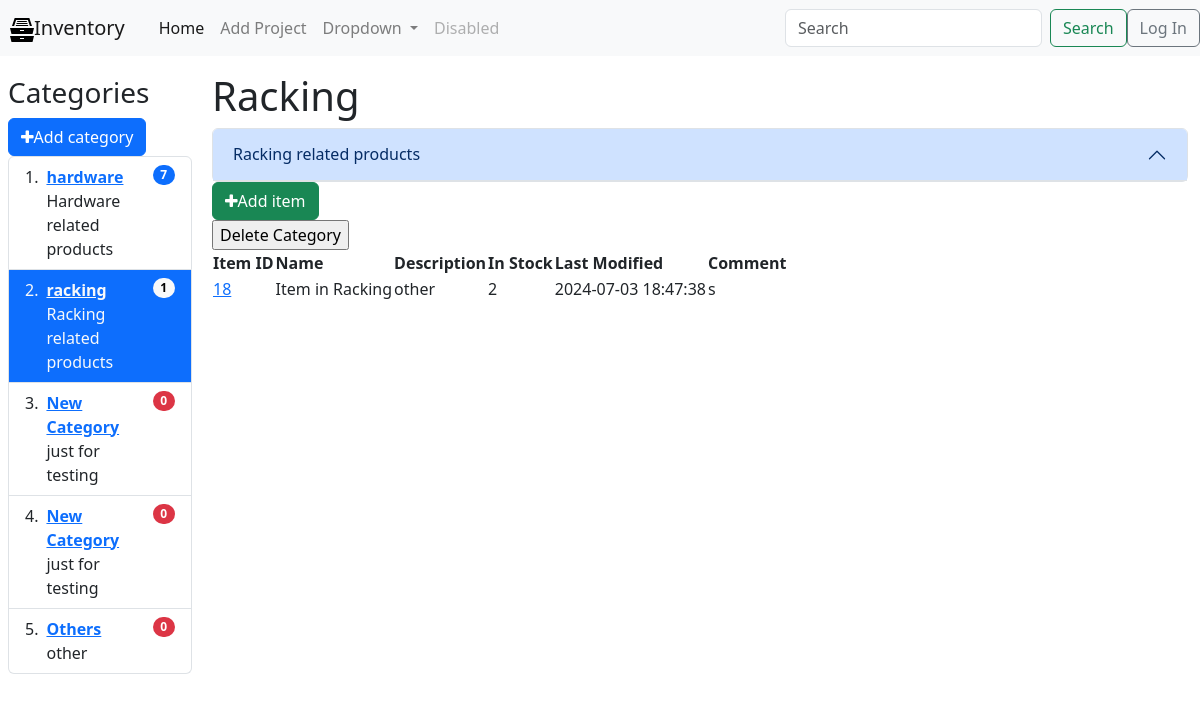
The app's page /category/2/, older data.
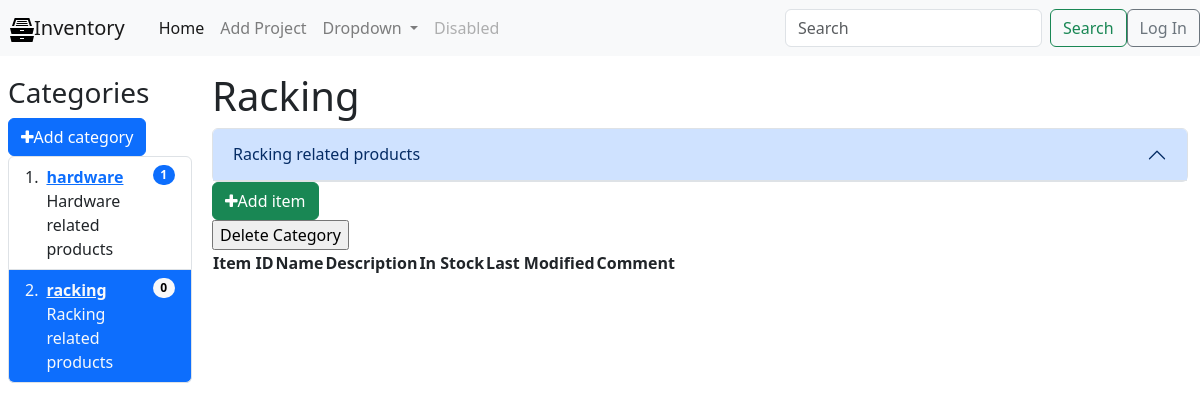
The same page, newer data.
### tables this page shows
CREATE TABLE categories (
  id INTEGER PRIMARY KEY AUTOINCREMENT,
  name VARCHAR(255),
  description TEXT NOT NULL DEFAULT '',
  comment TEXT DEFAULT NULL,
  datetime_added TIMESTAMP DEFAULT CURRENT_TIMESTAMP,
  last_modified TIMESTAMP DEFAULT CURRENT_TIMESTAMP
);

CREATE TABLE products (
  id INTEGER PRIMARY KEY AUTOINCREMENT,
  id_category INTEGER NOT NULL DEFAULT 0,
  name VARCHAR(255),
  description TEXT NOT NULL DEFAULT '',
  instock INTEGER NOT NULL DEFAULT 0,
  comment TEXT NOT NULL DEFAULT '',
  visible INT(1) NOT NULL,
  datetime_added TIMESTAMP DEFAULT CURRENT_TIMESTAMP,
  last_modified TIMESTAMP DEFAULT CURRENT_TIMESTAMP
);

### main.py (the view)
@app.route('/category/<int:id>/', methods=('GET', 'POST'))
def category(id):
    conn = get_db_connection()
    cur = conn.cursor()
    cur.execute("SELECT * FROM products WHERE id_category = ?", (id, ))
    products = cur.fetchall()
    conn.close()
    category_info = get_category(id)
    return render_template('category.html',
                           title=category_info['name'],
                           products=products,
                           category_info=category_info,
                           categories=get_categories_ls())

### main.py (called while the page is built)
def get_db_connection():
    conn = sqlite3.connect('database.db')
    conn.row_factory = sqlite3.Row
    return conn

def get_categories_ls():
    conn = get_db_connection()
    cur = conn.cursor()
    cur.execute(
        "SELECT c.id AS id, c.name AS name, c.description AS description, c.comment AS comment, COUNT(p.id) AS products_count FROM categories c LEFT JOIN products p ON c.id = p.id_category GROUP BY c.id, c.name"
    )
    categories = cur.fetchall()
    conn.close()
    return categories

def get_category(id):
    conn = get_db_connection()
    cur = conn.cursor()
    cur.execute("SELECT * FROM categories WHERE id = ?", (id, ))
    category = cur.fetchone()
    conn.close()
    return category

### templates/category.html (shortened to what this page needs)
{% extends 'base.html' %}
{% block content %}
    <h1 style="text-transform: capitalize">{{ title }}</h1>
    <div class="accordion" id="accordionExample">
      <div class="accordion-item">
        <h2 class="accordion-header">
          <button class="accordion-button" type="button" data-bs-toggle="collapse" data-bs-target="#collapseOne" aria-expanded="false" aria-controls="collapseOne">
            {{ category_info['description'] }}
          </button>
        </h2>
      </div>
    </div>
    <div id="toolbar">
      <a href="/addproduct/"><button type="button" class="btn btn-success"><i class="fa fa-plus"></i>Add item</button></a>
      <form action="{{ url_for('deleteCategory', id=category_info['id']) }}" method="POST">
          <input type="submit" value="Delete Category"
                  onclick="return confirm('this will delete recursively all the items in this category')">
      </form>
    </div>
    <table
      id="main_table"
       data-toggle="table">
      <thead>
        <tr>
          <th>Item ID</th>
          <th>Name</th>
            <th>Description</th>
            <th>In Stock</th>
            <th>Last Modified</th>
            <th>Comment</th>
        </tr>
      </thead>
      <tbody>
          {% for product in products %}
        <tr>
          <td><a href="{{ url_for('displayInfo', id=product['id']) }}">{{ product['id'] }}</a></td>
            <td>{{ product['name'] }}</td>
            <td>{{ product['description'] }}</td>
            <td>{{ product['instock'] }}</td>
            <td>{{ product['last_modified'] }}</td>
            <td>{{ product['comment'] }}</td>
        </tr>
          {% endfor %}
      </tbody>
    </table>
{% endblock %}

### templates/base.html (shortened to what this page needs)
<!DOCTYPE html>
<html lang="en">
  <head>
      <link rel="stylesheet" href="{{ url_for('static', filename='font-awesome/css/font-awesome.min.css') }}">
    <link rel="stylesheet" href="{{ url_for('static', filename='css/styles.css') }}">
    <link rel="stylesheet" href="https://cdn.jsdelivr.net/npm/bootstrap@4.5.3/dist/css/bootstrap.min.css">
    <link rel="stylesheet" href="https://cdn.jsdelivr.net/npm/bootstrap@5.3.3/dist/css/bootstrap.min.css">
    <link rel="stylesheet" href="https://cdn.jsdelivr.net/npm/bootstrap-icons@1.11.3/font/bootstrap-icons.css">
    <link rel="stylesheet" href="https://cdn.jsdelivr.net/npm/bootstrap-table@1.22.6/dist/bootstrap-table.min.css">
  </head>
  <body>
      <nav class="navbar navbar-expand-lg navbar-light bg-light">
        <a class="spacing navbar-brand" href="/">Inventory</a>
        <div class="collapse navbar-collapse" id="navbarSupportedContent">
          <ul class="navbar-nav mr-auto">
            <li class="nav-item active">
              <a class="nav-link" href="/">Home <span class="sr-only">(current)</span></a>
            </li>
            <li class="nav-item">
              <a class="nav-link" href="{{ url_for('addproject') }}">Add Project</a>
            </li>
            <li class="nav-item dropdown">
              <a class="nav-link dropdown-toggle" href="#" id="navbarDropdown" role="button" data-toggle="dropdown" aria-haspopup="true" aria-expanded="false">
                Dropdown
              </a>
            </li>
            <li class="nav-item">
              <a class="nav-link disabled" href="#" tabindex="-1" aria-disabled="true">Disabled</a>
            </li>
          </ul>
          <form class="form-inline my-2 my-lg-0">
            <input class="form-control mr-sm-2" type="search" placeholder="Search" aria-label="Search">
            <button class="btn btn-outline-success my-2 my-sm-0" type="submit">Search</button>
          </form>
          <a href="{{ url_for('login') }}">
          <button type="button" class="btn btn-outline-secondary">Log In</button></a>
        </div>
      </nav>
    <div class="container-fluid">
    <div class="row flex-nowrap">
      <div class="col-auto col-md-3 col-xl-2 px-sm-2 px-0">
        <h3 style="padding-top: 20px;">Categories</h3>
        <div id="toolbar">
          <a href="/addcategory/"><button type="button" class="btn btn-primary"><i class="fa fa-plus"></i>Add category</button></a>
        </div>
        <ol class="list-group list-group-numbered">
          {% for category in categories %}
          {% if title==category['name'] %}
          <li class="list-group-item d-flex justify-content-between align-items-start bg-primary text-light">
          {% else %}
            <li class="list-group-item d-flex justify-content-between align-items-start">
              {% endif %}
            <div class="ms-2 me-auto">
              <div class="fw-bold">
                {% if title==category['name'] %}
                <a class="link-light" href="{{ url_for('category', id=category['id']) }}">{{ category['name']}}</a>
                {% else %}
                <a href="{{ url_for('category', id=category['id']) }}">{{ category['name']}}</a>
                {% endif %}
              </div>
              {{category['description']}}
            </div>
              {% if title==category['name'] %}
              <span class="badge text-bg-light rounded-pill">{{category['products_count']}}</span>
              {% else %}
              {% if category['products_count'] == 0 %}
              <span class="badge text-bg-danger rounded-pill">{{category['products_count']}}</span>
              {% else %}
              <span class="badge text-bg-primary rounded-pill">{{category['products_count']}}</span>
              {% endif %}
              {% endif %}
          </li>
          {% endfor %}
        </ol>
      </div>
      <div class="col py-3 content">
          {% block content %} {% endblock %}
      </div>
    </div>
      </div>
  </body>
</html>

### static/css/styles.css (style rules this page uses)
.spacing { padding-left: 10px; padding-right: 10px; }

Row changes from the older to the newer data that the page shows:
removed categories: name "New Category", description "just for testing", products_count "0"
removed categories: name "New Category", description "just for testing", products_count "0"
removed categories: name "Others", description "other", products_count "0"
removed products: id "18", name "Item in Racking", description "other", instock "2", last_modified "2024-07-03 18:47:38", comment "s"
changed categories "hardware": products_count "7" → "1"
changed categories "racking": products_count "1" → "0"
